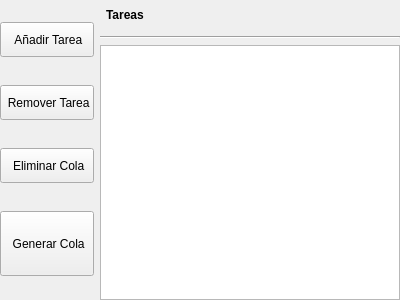
<?xml version="1.0" encoding="UTF-8"?>
<ui version="4.0">
 <class>TasksPartial</class>
 <widget class="QWidget" name="TasksPartial">
  <property name="geometry">
   <rect>
    <x>0</x>
    <y>0</y>
    <width>400</width>
    <height>300</height>
   </rect>
  </property>
  <property name="windowTitle">
   <string>Tasks Partial</string>
  </property>
  <layout class="QHBoxLayout" name="horizontalLayout_tasks">
   <property name="leftMargin">
    <number>0</number>
   </property>
   <property name="topMargin">
    <number>0</number>
   </property>
   <property name="rightMargin">
    <number>0</number>
   </property>
   <property name="bottomMargin">
    <number>0</number>
   </property>
   <item>
    <layout class="QVBoxLayout" name="verticalLayout_buttons">
     <item>
      <widget class="QPushButton" name="add_task_button">
       <property name="minimumSize">
        <size>
         <width>0</width>
         <height>35</height>
        </size>
       </property>
       <property name="text">
        <string> Añadir Tarea</string>
       </property>
       <property name="icon">
        <iconset>
         <normaloff>../resources/icons/16/action/plus-circle.svg</normaloff>../resources/icons/16/action/plus-circle.svg</iconset>
       </property>
       <property name="default">
        <bool>false</bool>
       </property>
       <property name="flat">
        <bool>false</bool>
       </property>
      </widget>
     </item>
     <item>
      <widget class="QPushButton" name="remove_task_button">
       <property name="minimumSize">
        <size>
         <width>0</width>
         <height>35</height>
        </size>
       </property>
       <property name="text">
        <string> Remover Tarea</string>
       </property>
       <property name="icon">
        <iconset>
         <normaloff>../resources/icons/16/action/minus-circle.svg</normaloff>../resources/icons/16/action/minus-circle.svg</iconset>
       </property>
       <property name="default">
        <bool>false</bool>
       </property>
       <property name="flat">
        <bool>false</bool>
       </property>
      </widget>
     </item>
     <item>
      <widget class="QPushButton" name="delete_queue_button">
       <property name="minimumSize">
        <size>
         <width>0</width>
         <height>35</height>
        </size>
       </property>
       <property name="text">
        <string> Eliminar Cola</string>
       </property>
       <property name="icon">
        <iconset>
         <normaloff>../resources/icons/16/action/trash.svg</normaloff>../resources/icons/16/action/trash.svg</iconset>
       </property>
       <property name="default">
        <bool>false</bool>
       </property>
       <property name="flat">
        <bool>false</bool>
       </property>
      </widget>
     </item>
     <item>
      <widget class="QPushButton" name="generateQueue_button">
       <property name="minimumSize">
        <size>
         <width>0</width>
         <height>65</height>
        </size>
       </property>
       <property name="text">
        <string> Generar Cola</string>
       </property>
       <property name="icon">
        <iconset>
         <normaloff>../resources/icons/16/action/address-book-add.svg</normaloff>../resources/icons/16/action/address-book-add.svg</iconset>
       </property>
      </widget>
     </item>
    </layout>
   </item>
   <item>
    <layout class="QVBoxLayout" name="verticalLayout_list">
     <item>
      <widget class="QWidget" name="list_header_widget" native="true">
       <property name="minimumSize">
        <size>
         <width>0</width>
         <height>30</height>
        </size>
       </property>
       <property name="maximumSize">
        <size>
         <width>16777215</width>
         <height>30</height>
        </size>
       </property>
       <layout class="QHBoxLayout" name="horizontalLayout">
        <property name="leftMargin">
         <number>6</number>
        </property>
        <property name="topMargin">
         <number>0</number>
        </property>
        <property name="rightMargin">
         <number>6</number>
        </property>
        <property name="bottomMargin">
         <number>0</number>
        </property>
        <item>
         <widget class="QLabel" name="tasks_header_label">
          <property name="font">
           <font>
            <bold>true</bold>
           </font>
          </property>
          <property name="text">
           <string>Tareas</string>
          </property>
         </widget>
        </item>
        <item>
         <spacer name="horizontalSpacer">
          <property name="orientation">
           <enum>Qt::Horizontal</enum>
          </property>
          <property name="sizeHint" stdset="0">
           <size>
            <width>40</width>
            <height>20</height>
           </size>
          </property>
         </spacer>
        </item>
        <item>
         <widget class="QPushButton" name="load_analysis_button">
          <property name="maximumSize">
           <size>
            <width>28</width>
            <height>28</height>
           </size>
          </property>
          <property name="toolTip">
           <string>Cargar Análisis</string>
          </property>
          <property name="text">
           <string/>
          </property>
          <property name="icon">
           <iconset>
            <normaloff>../resources/icons/16/file/folder-open.svg</normaloff>../resources/icons/16/file/folder-open.svg</iconset>
          </property>
          <property name="flat">
           <bool>true</bool>
          </property>
         </widget>
        </item>
        <item>
         <widget class="QPushButton" name="save_analysis_button">
          <property name="maximumSize">
           <size>
            <width>28</width>
            <height>28</height>
           </size>
          </property>
          <property name="toolTip">
           <string>Guardar Análisis</string>
          </property>
          <property name="text">
           <string/>
          </property>
          <property name="icon">
           <iconset>
            <normaloff>../resources/icons/16/file/save.svg</normaloff>../resources/icons/16/file/save.svg</iconset>
          </property>
          <property name="flat">
           <bool>true</bool>
          </property>
         </widget>
        </item>
       </layout>
      </widget>
     </item>
     <item>
      <widget class="Line" name="header_line">
       <property name="orientation">
        <enum>Qt::Horizontal</enum>
       </property>
      </widget>
     </item>
     <item>
      <widget class="QListWidget" name="tasks_list">
       <property name="minimumSize">
        <size>
         <width>150</width>
         <height>0</height>
        </size>
       </property>
       <property name="editTriggers">
        <set>QAbstractItemView::NoEditTriggers</set>
       </property>
      </widget>
     </item>
    </layout>
   </item>
  </layout>
 </widget>
 <resources/>
 <connections/>
</ui>
